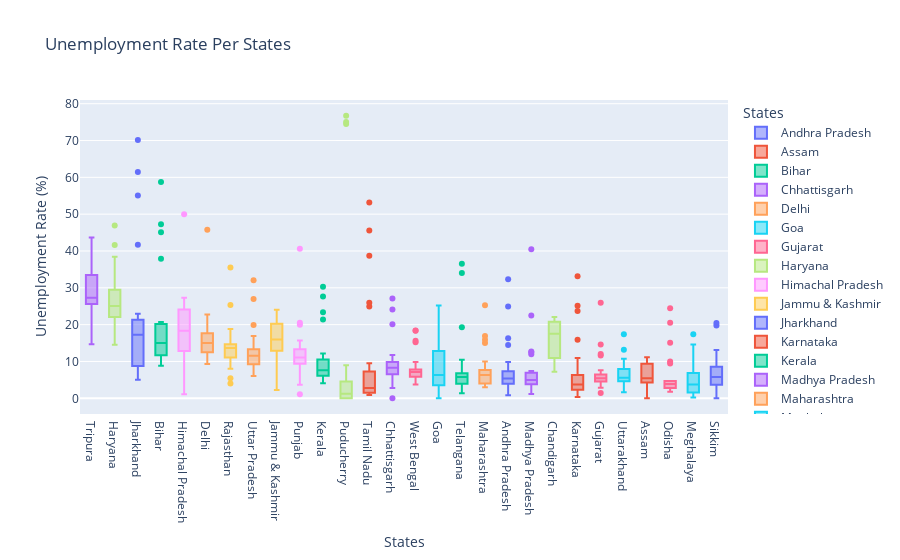

Notebook code for this chart:
### Code cell
#BOX PLOT 
fig = px.box(df, x='Region', y=' Estimated Unemployment Rate (%)', color='Region',
             labels={'Region' : 'States', ' Estimated Unemployment Rate (%)' : 'Unemployment Rate (%)'},
             title='Unemployment Rate Per States', template='plotly')

fig.update_layout(xaxis={'categoryorder': 'total descending'})
fig.show()

### Figure 1 — Plotly figure (JSON) as saved in the notebook; plotly's stock layout.template omitted (floating-point values rounded to 4 significant figures)
{"data": [{"alignmentgroup": "True", "hovertemplate": "States=%{x}<br>Unemployment Rate (%)=%{y}<extra></extra>", "legendgroup": "Andhra Pradesh", "marker": {"color": "#636efa"}, "name": "Andhra Pradesh", "notched": false, "offsetgroup": "Andhra Pradesh", "orientation": "v", "showlegend": true, "type": "box", "x": ["Andhra Pradesh", "Andhra Pradesh", "Andhra Pradesh", "Andhra Pradesh", "Andhra Pradesh", "Andhra Pradesh", "Andhra Pradesh", "Andhra Pradesh", "Andhra Pradesh", "Andhra Pradesh", "Andhra Pradesh", "Andhra Pradesh", "Andhra Pradesh", "Andhra Pradesh", "Andhra Pradesh", "Andhra Pradesh", "Andhra Pradesh", "Andhra Pradesh", "Andhra Pradesh", "Andhra Pradesh", "Andhra Pradesh", "Andhra Pradesh", "Andhra Pradesh", "Andhra Pradesh", "Andhra Pradesh", "Andhra Pradesh", "Andhra Pradesh", "Andhra Pradesh"], "x0": " ", "xaxis": "x", "y": [3.65, 3.05, 3.75, 3.32, 5.17, 3.52, 4.12, 4.38, 4.84, 5.91, 4.06, 16.29, 14.46, 0.85, 6.09, 3.8, 5.64, 4.61, 6.01, 4.7, 7.54, 7.88, 7.11, 5.66, 9.88, 32.3, 24.91, 5.86], "y0": " ", "yaxis": "y"}, {"alignmentgroup": "True", "hovertemplate": "States=%{x}<br>Unemployment Rate (%)=%{y}<extra></extra>", "legendgroup": "Assam", "marker": {"color": "#EF553B"}, "name": "Assam", "notched": false, "offsetgroup": "Assam", "orientation": "v", "showlegend": true, "type": "box", "x": ["Assam", "Assam", "Assam", "Assam", "Assam", "Assam", "Assam", "Assam", "Assam", "Assam", "Assam", "Assam", "Assam", "Assam", "Assam", "Assam", "Assam", "Assam", "Assam", "Assam", "Assam", "Assam", "Assam", "Assam", "Assam", "Assam"], "x0": " ", "xaxis": "x", "y": [4.29, 5.08, 4.26, 5.79, 4.46, 4.65, 4.66, 4.29, 3.26, 3.77, 9.38, 0, 7.87, 9.89, 3.21, 10.39, 9.26, 11.17, 6.31, 5.02, 7.24, 9.98, 10.34, 8.37, 10.77, 3.42], "y0": " ", "yaxis": "y"}, {"alignmentgroup": "True", "hovertemplate": "States=%{x}<br>Unemployment Rate (%)=%{y}<extra></extra>", "legendgroup": "Bihar", "marker": {"color": "#00cc96"}, "name": "Bihar", "notched": false, "offsetgroup": "Bihar", "orientation": "v", "showlegend": true, "type": "box", "x": ["Bihar", "Bihar", "Bihar", "Bihar", "Bihar", "Bihar", "Bihar", "Bihar", "Bihar", "Bihar", "Bihar", "Bihar", "Bihar", "Bihar", "Bihar", "Bihar", "Bihar", "Bihar", "Bihar", "Bihar", "Bihar", "Bihar", "Bihar", "Bihar", "Bihar", "Bihar", "Bihar", "Bihar"], "x0": " ", "xaxis": "x", "y": [9.27, 10.2, 13.44, 11, 8.87, 12.47, 12.4, 10.16, 9.13, 9.61, 15.39, 45.09, 47.26, 20.49, 19.9, 13.29, 16.41, 17.66, 20.46, 14.06, 17.62, 14.91, 20.69, 15.11, 15.73, 58.77, 37.87, 12.45], "y0": " ", "yaxis": "y"}, {"alignmentgroup": "True", "hovertemplate": "States=%{x}<br>Unemployment Rate (%)=%{y}<extra></extra>", "legendgroup": "Chhattisgarh", "marker": {"color": "#ab63fa"}, "name": "Chhattisgarh", "notched": false, "offsetgroup": "Chhattisgarh", "orientation": "v", "showlegend": true, "type": "box", "x": ["Chhattisgarh", "Chhattisgarh", "Chhattisgarh", "Chhattisgarh", "Chhattisgarh", "Chhattisgarh", "Chhattisgarh", "Chhattisgarh", "Chhattisgarh", "Chhattisgarh", "Chhattisgarh", "Chhattisgarh", "Chhattisgarh", "Chhattisgarh", "Chhattisgarh", "Chhattisgarh", "Chhattisgarh", "Chhattisgarh", "Chhattisgarh", "Chhattisgarh", "Chhattisgarh", "Chhattisgarh", "Chhattisgarh", "Chhattisgarh", "Chhattisgarh", "Chhattisgarh", "Chhattisgarh", "Chhattisgarh"], "x0": " ", "xaxis": "x", "y": [9.82, 6.76, 4.54, 4.64, 8.33, 6.96, 2.77, 6.11, 9.89, 7.89, 7.31, 0, 7.64, 10.14, 9.77, 11.77, 8.17, 6.29, 9.46, 10.27, 8.32, 3.57, 9.01, 9.79, 8.21, 20.13, 24.1, 27.07], "y0": " ", "yaxis": "y"}, {"alignmentgroup": "True", "hovertemplate": "States=%{x}<br>Unemployment Rate (%)=%{y}<extra></extra>", "legendgroup": "Delhi", "marker": {"color": "#FFA15A"}, "name": "Delhi", "notched": false, "offsetgroup": "Delhi", "orientation": "v", "showlegend": true, "type": "box", "x": ["Delhi", "Delhi", "Delhi", "Delhi", "Delhi", "Delhi", "Delhi", "Delhi", "Delhi", "Delhi", "Delhi", "Delhi", "Delhi", "Delhi", "Delhi", "Delhi", "Delhi", "Delhi", "Delhi", "Delhi", "Delhi", "Delhi", "Delhi", "Delhi", "Delhi", "Delhi", "Delhi", "Delhi"], "x0": " ", "xaxis": "x", "y": [12.56, 9.33, 11.07, 17.18, 12.5, 15.84, 11.11, 16.97, 13.48, 13.81, 15.18, 20.69, 22.76, 21.14, 12.31, 12.76, 14.68, 13.52, 20.59, 12.41, 16.11, 11.07, 22.45, 14.86, 17.09, 16.51, 45.78, 18.11], "y0": " ", "yaxis": "y"}, {"alignmentgroup": "True", "hovertemplate": "States=%{x}<br>Unemployment Rate (%)=%{y}<extra></extra>", "legendgroup": "Goa", "marker": {"color": "#19d3f3"}, "name": "Goa", "notched": false, "offsetgroup": "Goa", "orientation": "v", "showlegend": true, "type": "box", "x": ["Goa", "Goa", "Goa", "Goa", "Goa", "Goa", "Goa", "Goa", "Goa", "Goa", "Goa", "Goa", "Goa", "Goa", "Goa", "Goa", "Goa", "Goa", "Goa", "Goa", "Goa", "Goa", "Goa", "Goa"], "x0": " ", "xaxis": "x", "y": [2.91, 5.45, 10.98, 1.98, 3.61, 7.21, 23.71, 3.54, 5.38, 0, 15.91, 20, 2.75, 13.33, 12.28, 4.9, 3.16, 12.31, 25.2, 16.22, 10.92, 4.31, 4.76, 11.76], "y0": " ", "yaxis": "y"}, {"alignmentgroup": "True", "hovertemplate": "States=%{x}<br>Unemployment Rate (%)=%{y}<extra></extra>", "legendgroup": "Gujarat", "marker": {"color": "#FF6692"}, "name": "Gujarat", "notched": false, "offsetgroup": "Gujarat", "orientation": "v", "showlegend": true, "type": "box", "x": ["Gujarat", "Gujarat", "Gujarat", "Gujarat", "Gujarat", "Gujarat", "Gujarat", "Gujarat", "Gujarat", "Gujarat", "Gujarat", "Gujarat", "Gujarat", "Gujarat", "Gujarat", "Gujarat", "Gujarat", "Gujarat", "Gujarat", "Gujarat", "Gujarat", "Gujarat", "Gujarat", "Gujarat", "Gujarat", "Gujarat", "Gujarat", "Gujarat"], "x0": " ", "xaxis": "x", "y": [2.88, 4.77, 4.58, 3.7, 6.29, 4.91, 4.68, 3.46, 5.35, 6.64, 7.59, 12, 14.58, 1.41, 4.09, 6.31, 5.15, 4.2, 5.96, 5.45, 7.53, 5.71, 5.82, 6.04, 5.39, 25.94, 11.62, 4.54], "y0": " ", "yaxis": "y"}, {"alignmentgroup": "True", "hovertemplate": "States=%{x}<br>Unemployment Rate (%)=%{y}<extra></extra>", "legendgroup": "Haryana", "marker": {"color": "#B6E880"}, "name": "Haryana", "notched": false, "offsetgroup": "Haryana", "orientation": "v", "showlegend": true, "type": "box", "x": ["Haryana", "Haryana", "Haryana", "Haryana", "Haryana", "Haryana", "Haryana", "Haryana", "Haryana", "Haryana", "Haryana", "Haryana", "Haryana", "Haryana", "Haryana", "Haryana", "Haryana", "Haryana", "Haryana", "Haryana", "Haryana", "Haryana", "Haryana", "Haryana", "Haryana", "Haryana", "Haryana", "Haryana"], "x0": " ", "xaxis": "x", "y": [14.54, 23.08, 16.22, 30.94, 16.36, 24.17, 16.59, 29.56, 16.21, 27.19, 23.92, 41.61, 34.22, 35.57, 24.67, 20.42, 25.45, 24.19, 26.84, 21.04, 27.06, 23.65, 27.24, 23.29, 27.14, 46.89, 38.46, 29.41], "y0": " ", "yaxis": "y"}, {"alignmentgroup": "True", "hovertemplate": "States=%{x}<br>Unemployment Rate (%)=%{y}<extra></extra>", "legendgroup": "Himachal Pradesh", "marker": {"color": "#FF97FF"}, "name": "Himachal Pradesh", "notched": false, "offsetgroup": "Himachal Pradesh", "orientation": "v", "showlegend": true, "type": "box", "x": ["Himachal Pradesh", "Himachal Pradesh", "Himachal Pradesh", "Himachal Pradesh", "Himachal Pradesh", "Himachal Pradesh", "Himachal Pradesh", "Himachal Pradesh", "Himachal Pradesh", "Himachal Pradesh", "Himachal Pradesh", "Himachal Pradesh", "Himachal Pradesh", "Himachal Pradesh", "Himachal Pradesh", "Himachal Pradesh", "Himachal Pradesh", "Himachal Pradesh", "Himachal Pradesh", "Himachal Pradesh", "Himachal Pradesh", "Himachal Pradesh", "Himachal Pradesh", "Himachal Pradesh", "Himachal Pradesh", "Himachal Pradesh", "Himachal Pradesh", "Himachal Pradesh"], "x0": " ", "xaxis": "x", "y": [13.68, 11.43, 20.59, 18.56, 15.98, 15.81, 22.86, 19.46, 16.67, 15.42, 17.71, 2.13, 25.64, 1.12, 10.88, 21.43, 21.51, 24.48, 12, 23.77, 27.27, 25.32, 18.15, 27.31, 26.44, 2.7, 50, 10.81], "y0": " ", "yaxis": "y"}, {"alignmentgroup": "True", "hovertemplate": "States=%{x}<br>Unemployment Rate (%)=%{y}<extra></extra>", "legendgroup": "Jammu & Kashmir", "marker": {"color": "#FECB52"}, "name": "Jammu & Kashmir", "notched": false, "offsetgroup": "Jammu & Kashmir", "orientation": "v", "showlegend": true, "type": "box", "x": ["Jammu & Kashmir", "Jammu & Kashmir", "Jammu & Kashmir", "Jammu & Kashmir", "Jammu & Kashmir", "Jammu & Kashmir", "Jammu & Kashmir", "Jammu & Kashmir", "Jammu & Kashmir", "Jammu & Kashmir", "Jammu & Kashmir", "Jammu & Kashmir", "Jammu & Kashmir", "Jammu & Kashmir", "Jammu & Kashmir", "Jammu & Kashmir", "Jammu & Kashmir", "Jammu & Kashmir", "Jammu & Kashmir", "Jammu & Kashmir", "Jammu & Kashmir"], "x0": " ", "xaxis": "x", "y": [12.78, 12.09, 13.67, 11.32, 19.27, 14.73, 22.19, 21.23, 16, 2.22, 18.97, 23.04, 19.88, 21.55, 24.06, 14.29, 7.02, 18.54, 19.86, 14.29, 12.96], "y0": " ", "yaxis": "y"}, {"alignmentgroup": "True", "hovertemplate": "States=%{x}<br>Unemployment Rate (%)=%{y}<extra></extra>", "legendgroup": "Jharkhand", "marker": {"color": "#636efa"}, "name": "Jharkhand", "notched": false, "offsetgroup": "Jharkhand", "orientation": "v", "showlegend": true, "type": "box", "x": ["Jharkhand", "Jharkhand", "Jharkhand", "Jharkhand", "Jharkhand", "Jharkhand", "Jharkhand", "Jharkhand", "Jharkhand", "Jharkhand", "Jharkhand", "Jharkhand", "Jharkhand", "Jharkhand", "Jharkhand", "Jharkhand", "Jharkhand", "Jharkhand", "Jharkhand", "Jharkhand", "Jharkhand", "Jharkhand", "Jharkhand", "Jharkhand", "Jharkhand", "Jharkhand", "Jharkhand", "Jharkhand"], "x0": " ", "xaxis": "x", "y": [7.11, 8.46, 9.98, 12.06, 7.12, 6.57, 8.07, 15.15, 6.16, 9.06, 5.01, 41.72, 55.1, 21.53, 17.23, 20.51, 15.67, 20.25, 21.16, 19.05, 17.34, 22.01, 22.96, 19.67, 16.4, 61.48, 70.17, 19.38], "y0": " ", "yaxis": "y"}, {"alignmentgroup": "True", "hovertemplate": "States=%{x}<br>Unemployment Rate (%)=%{y}<extra></extra>", "legendgroup": "Karnataka", "marker": {"color": "#EF553B"}, "name": "Karnataka", "notched": false, "offsetgroup": "Karnataka", "orientation": "v", "showlegend": true, "type": "box", "x": ["Karnataka", "Karnataka", "Karnataka", "Karnataka", "Karnataka", "Karnataka", "Karnataka", "Karnataka", "Karnataka", "Karnataka", "Karnataka", "Karnataka", "Karnataka", "Karnataka", "Karnataka", "Karnataka", "Karnataka", "Karnataka", "Karnataka", "Karnataka", "Karnataka", "Karnataka", "Karnataka", "Karnataka", "Karnataka", "Karnataka", "Karnataka", "Karnataka"], "x0": " ", "xaxis": "x", "y": [5.46, 5.98, 0.52, 0.37, 3.2, 7.13, 1.19, 0.41, 2.57, 4.11, 2.39, 33.17, 23.72, 10.92, 6.56, 5, 2.29, 1.27, 3.57, 3.87, 3.44, 1.56, 3.31, 2.88, 4.92, 25.12, 15.88, 6.12], "y0": " ", "yaxis": "y"}, {"alignmentgroup": "True", "hovertemplate": "States=%{x}<br>Unemployment Rate (%)=%{y}<extra></extra>", "legendgroup": "Kerala", "marker": {"color": "#00cc96"}, "name": "Kerala", "notched": false, "offsetgroup": "Kerala", "orientation": "v", "showlegend": true, "type": "box", "x": ["Kerala", "Kerala", "Kerala", "Kerala", "Kerala", "Kerala", "Kerala", "Kerala", "Kerala", "Kerala", "Kerala", "Kerala", "Kerala", "Kerala", "Kerala", "Kerala", "Kerala", "Kerala", "Kerala", "Kerala", "Kerala", "Kerala", "Kerala", "Kerala", "Kerala", "Kerala", "Kerala", "Kerala"], "x0": " ", "xaxis": "x", "y": [6.63, 9, 4.95, 10.32, 5.35, 9.14, 5, 10.77, 4.11, 8.91, 8.85, 10.71, 23.38, 27.66, 6.11, 6.67, 7.58, 7.69, 5.52, 5.35, 6.71, 7.31, 6.65, 6.08, 9.14, 21.43, 30.28, 12.17], "y0": " ", "yaxis": "y"}, {"alignmentgroup": "True", "hovertemplate": "States=%{x}<br>Unemployment Rate (%)=%{y}<extra></extra>", "legendgroup": "Madhya Pradesh", "marker": {"color": "#ab63fa"}, "name": "Madhya Pradesh", "notched": false, "offsetgroup": "Madhya Pradesh", "orientation": "v", "showlegend": true, "type": "box", "x": ["Madhya Pradesh", "Madhya Pradesh", "Madhya Pradesh", "Madhya Pradesh", "Madhya Pradesh", "Madhya Pradesh", "Madhya Pradesh", "Madhya Pradesh", "Madhya Pradesh", "Madhya Pradesh", "Madhya Pradesh", "Madhya Pradesh", "Madhya Pradesh", "Madhya Pradesh", "Madhya Pradesh", "Madhya Pradesh", "Madhya Pradesh", "Madhya Pradesh", "Madhya Pradesh", "Madhya Pradesh", "Madhya Pradesh", "Madhya Pradesh", "Madhya Pradesh", "Madhya Pradesh", "Madhya Pradesh", "Madhya Pradesh", "Madhya Pradesh", "Madhya Pradesh"], "x0": " ", "xaxis": "x", "y": [3.63, 4.25, 3.92, 4.94, 3.08, 2.98, 2.72, 2.94, 3.66, 4.42, 1.19, 12.5, 22.46, 6.46, 3.91, 6.38, 7.38, 6.82, 7, 4.4, 6.06, 6.2, 5.17, 4.96, 4.8, 11.94, 40.49, 12.72], "y0": " ", "yaxis": "y"}, {"alignmentgroup": "True", "hovertemplate": "States=%{x}<br>Unemployment Rate (%)=%{y}<extra></extra>", "legendgroup": "Maharashtra", "marker": {"color": "#FFA15A"}, "name": "Maharashtra", "notched": false, "offsetgroup": "Maharashtra", "orientation": "v", "showlegend": true, "type": "box", "x": ["Maharashtra", "Maharashtra", "Maharashtra", "Maharashtra", "Maharashtra", "Maharashtra", "Maharashtra", "Maharashtra", "Maharashtra", "Maharashtra", "Maharashtra", "Maharashtra", "Maharashtra", "Maharashtra", "Maharashtra", "Maharashtra", "Maharashtra", "Maharashtra", "Maharashtra", "Maharashtra", "Maharashtra", "Maharashtra", "Maharashtra", "Maharashtra", "Maharashtra", "Maharashtra", "Maharashtra", "Maharashtra"], "x0": " ", "xaxis": "x", "y": [3.67, 4.34, 3.66, 3.76, 4.4, 3.81, 3.68, 3.03, 3.8, 4.24, 5.38, 25.28, 16.89, 9.4, 6.08, 6.46, 6.35, 7.57, 7.6, 7.51, 7.6, 7.83, 6.67, 5.34, 6.34, 14.99, 15.92, 10.01], "y0": " ", "yaxis": "y"}, {"alignmentgroup": "True", "hovertemplate": "States=%{x}<br>Unemployment Rate (%)=%{y}<extra></extra>", "legendgroup": "Meghalaya", "marker": {"color": "#19d3f3"}, "name": "Meghalaya", "notched": false, "offsetgroup": "Meghalaya", "orientation": "v", "showlegend": true, "type": "box", "x": ["Meghalaya", "Meghalaya", "Meghalaya", "Meghalaya", "Meghalaya", "Meghalaya", "Meghalaya", "Meghalaya", "Meghalaya", "Meghalaya", "Meghalaya", "Meghalaya", "Meghalaya", "Meghalaya", "Meghalaya", "Meghalaya", "Meghalaya", "Meghalaya", "Meghalaya", "Meghalaya", "Meghalaya", "Meghalaya", "Meghalaya", "Meghalaya", "Meghalaya", "Meghalaya", "Meghalaya"], "x0": " ", "xaxis": "x", "y": [3.16, 4.23, 1.03, 0.52, 0.24, 3.7, 1.5, 1.8, 0.97, 2.76, 1.28, 8.38, 3.73, 1.35, 8.4, 8.66, 4.43, 5.8, 5.3, 7.2, 3.02, 5.21, 4.76, 7.37, 2.8, 17.39, 14.58], "y0": " ", "yaxis": "y"}, {"alignmentgroup": "True", "hovertemplate": "States=%{x}<br>Unemployment Rate (%)=%{y}<extra></extra>", "legendgroup": "Odisha", "marker": {"color": "#FF6692"}, "name": "Odisha", "notched": false, "offsetgroup": "Odisha", "orientation": "v", "showlegend": true, "type": "box", "x": ["Odisha", "Odisha", "Odisha", "Odisha", "Odisha", "Odisha", "Odisha", "Odisha", "Odisha", "Odisha", "Odisha", "Odisha", "Odisha", "Odisha", "Odisha", "Odisha", "Odisha", "Odisha", "Odisha", "Odisha", "Odisha", "Odisha", "Odisha", "Odisha", "Odisha", "Odisha", "Odisha", "Odisha"], "x0": " ", "xaxis": "x", "y": [4.17, 4.71, 3.31, 3.68, 4.31, 4.28, 4.72, 4.67, 1.81, 3.31, 15.09, 24.48, 9.45, 4.59, 2.95, 2.63, 1.78, 3.5, 3.78, 4.5, 2.23, 3.36, 2.28, 2.19, 3.96, 20.5, 10, 2.18], "y0": " ", "yaxis": "y"}, {"alignmentgroup": "True", "hovertemplate": "States=%{x}<br>Unemployment Rate (%)=%{y}<extra></extra>", "legendgroup": "Puducherry", "marker": {"color": "#B6E880"}, "name": "Puducherry", "notched": false, "offsetgroup": "Puducherry", "orientation": "v", "showlegend": true, "type": "box", "x": ["Puducherry", "Puducherry", "Puducherry", "Puducherry", "Puducherry", "Puducherry", "Puducherry", "Puducherry", "Puducherry", "Puducherry", "Puducherry", "Puducherry", "Puducherry", "Puducherry", "Puducherry", "Puducherry", "Puducherry", "Puducherry", "Puducherry", "Puducherry", "Puducherry", "Puducherry", "Puducherry", "Puducherry", "Puducherry", "Puducherry"], "x0": " ", "xaxis": "x", "y": [0, 0, 0, 4.85, 0, 1.18, 0, 1.99, 0.58, 1.74, 2.31, 74.51, 1.25, 0, 0, 8.95, 1.22, 1.17, 1.37, 5.21, 0.57, 1.78, 0.62, 76.74, 75, 4.55], "y0": " ", "yaxis": "y"}, {"alignmentgroup": "True", "hovertemplate": "States=%{x}<br>Unemployment Rate (%)=%{y}<extra></extra>", "legendgroup": "Punjab", "marker": {"color": "#FF97FF"}, "name": "Punjab", "notched": false, "offsetgroup": "Punjab", "orientation": "v", "showlegend": true, "type": "box", "x": ["Punjab", "Punjab", "Punjab", "Punjab", "Punjab", "Punjab", "Punjab", "Punjab", "Punjab", "Punjab", "Punjab", "Punjab", "Punjab", "Punjab", "Punjab", "Punjab", "Punjab", "Punjab", "Punjab", "Punjab", "Punjab", "Punjab", "Punjab", "Punjab", "Punjab", "Punjab", "Punjab", "Punjab"], "x0": " ", "xaxis": "x", "y": [9.17, 12.21, 9.64, 6.69, 8.59, 12.56, 7.07, 6.13, 9.69, 10.41, 10.51, 3.69, 40.59, 20, 13.49, 13.17, 11.61, 11.99, 15.69, 13.75, 10.39, 11.97, 13.68, 11.99, 9.97, 1.13, 20.54, 10.55], "y0": " ", "yaxis": "y"}, {"alignmentgroup": "True", "hovertemplate": "States=%{x}<br>Unemployment Rate (%)=%{y}<extra></extra>", "legendgroup": "Rajasthan", "marker": {"color": "#FECB52"}, "name": "Rajasthan", "notched": false, "offsetgroup": "Rajasthan", "orientation": "v", "showlegend": true, "type": "box", "x": ["Rajasthan", "Rajasthan", "Rajasthan", "Rajasthan", "Rajasthan", "Rajasthan", "Rajasthan", "Rajasthan", "Rajasthan", "Rajasthan", "Rajasthan", "Rajasthan", "Rajasthan", "Rajasthan", "Rajasthan", "Rajasthan", "Rajasthan", "Rajasthan", "Rajasthan", "Rajasthan", "Rajasthan", "Rajasthan", "Rajasthan", "Rajasthan", "Rajasthan", "Rajasthan", "Rajasthan", "Rajasthan"], "x0": " ", "xaxis": "x", "y": [4.03, 13.7, 9.7, 12.5, 5.45, 14.66, 10.47, 13.96, 8, 14.48, 9.47, 12.25, 10.45, 13.86, 13.62, 14.36, 11.67, 14.71, 12.63, 13.02, 14.3, 18.04, 18.82, 17.02, 18.54, 35.53, 25.35, 13.04], "y0": " ", "yaxis": "y"}, {"alignmentgroup": "True", "hovertemplate": "States=%{x}<br>Unemployment Rate (%)=%{y}<extra></extra>", "legendgroup": "Sikkim", "marker": {"color": "#636efa"}, "name": "Sikkim", "notched": false, "offsetgroup": "Sikkim", "orientation": "v", "showlegend": true, "type": "box", "x": ["Sikkim", "Sikkim", "Sikkim", "Sikkim", "Sikkim", "Sikkim", "Sikkim", "Sikkim", "Sikkim", "Sikkim", "Sikkim", "Sikkim", "Sikkim", "Sikkim", "Sikkim", "Sikkim", "Sikkim"], "x0": " ", "xaxis": "x", "y": [5.48, 13.11, 1, 0, 5.81, 8.2, 7.76, 2.56, 4.82, 4.81, 9.68, 4.04, 7.37, 20.45, 5.77, 19.75, 2.63], "y0": " ", "yaxis": "y"}, {"alignmentgroup": "True", "hovertemplate": "States=%{x}<br>Unemployment Rate (%)=%{y}<extra></extra>", "legendgroup": "Tamil Nadu", "marker": {"color": "#EF553B"}, "name": "Tamil Nadu", "notched": false, "offsetgroup": "Tamil Nadu", "orientation": "v", "showlegend": true, "type": "box", "x": ["Tamil Nadu", "Tamil Nadu", "Tamil Nadu", "Tamil Nadu", "Tamil Nadu", "Tamil Nadu", "Tamil Nadu", "Tamil Nadu", "Tamil Nadu", "Tamil Nadu", "Tamil Nadu", "Tamil Nadu", "Tamil Nadu", "Tamil Nadu", "Tamil Nadu", "Tamil Nadu", "Tamil Nadu", "Tamil Nadu", "Tamil Nadu", "Tamil Nadu", "Tamil Nadu", "Tamil Nadu", "Tamil Nadu", "Tamil Nadu", "Tamil Nadu", "Tamil Nadu", "Tamil Nadu", "Tamil Nadu"], "x0": " ", "xaxis": "x", "y": [0.97, 0.92, 6.01, 2.91, 1.71, 1.46, 2.46, 3.73, 1.18, 1.17, 6.36, 53.19, 38.73, 2.06, 0.89, 1.56, 3.18, 9.53, 1.86, 1.13, 2.65, 8.05, 2.05, 3.31, 6.46, 45.55, 25.95, 24.93], "y0": " ", "yaxis": "y"}, {"alignmentgroup": "True", "hovertemplate": "States=%{x}<br>Unemployment Rate (%)=%{y}<extra></extra>", "legendgroup": "Telangana", "marker": {"color": "#00cc96"}, "name": "Telangana", "notched": false, "offsetgroup": "Telangana", "orientation": "v", "showlegend": true, "type": "box", "x": ["Telangana", "Telangana", "Telangana", "Telangana", "Telangana", "Telangana", "Telangana", "Telangana", "Telangana", "Telangana", "Telangana", "Telangana", "Telangana", "Telangana", "Telangana", "Telangana", "Telangana", "Telangana", "Telangana", "Telangana", "Telangana", "Telangana", "Telangana", "Telangana", "Telangana", "Telangana", "Telangana", "Telangana"], "x0": " ", "xaxis": "x", "y": [2.23, 5.92, 2.45, 1.4, 5.49, 7.29, 6.47, 1.35, 5.02, 9.02, 5.63, 4.51, 34.01, 19.3, 1.52, 1.43, 3.73, 4.19, 6.19, 6.74, 5.23, 4.22, 6.49, 6.74, 6.1, 10.5, 36.57, 6.92], "y0": " ", "yaxis": "y"}, {"alignmentgroup": "True", "hovertemplate": "States=%{x}<br>Unemployment Rate (%)=%{y}<extra></extra>", "legendgroup": "Tripura", "marker": {"color": "#ab63fa"}, "name": "Tripura", "notched": false, "offsetgroup": "Tripura", "orientation": "v", "showlegend": true, "type": "box", "x": ["Tripura", "Tripura", "Tripura", "Tripura", "Tripura", "Tripura", "Tripura", "Tripura", "Tripura", "Tripura", "Tripura", "Tripura", "Tripura", "Tripura", "Tripura", "Tripura", "Tripura", "Tripura", "Tripura", "Tripura", "Tripura", "Tripura", "Tripura", "Tripura", "Tripura", "Tripura", "Tripura", "Tripura"], "x0": " ", "xaxis": "x", "y": [29.25, 26.64, 22.47, 25.49, 30.23, 27.54, 25.25, 26.53, 31.91, 26.22, 31.61, 43.64, 14.71, 18.84, 34.69, 25.59, 25.81, 33.45, 33.57, 26.67, 27.15, 33.48, 34.37, 33.88, 25.69, 34.88, 16.78, 27.47], "y0": " ", "yaxis": "y"}, {"alignmentgroup": "True", "hovertemplate": "States=%{x}<br>Unemployment Rate (%)=%{y}<extra></extra>", "legendgroup": "Uttar Pradesh", "marker": {"color": "#FFA15A"}, "name": "Uttar Pradesh", "notched": false, "offsetgroup": "Uttar Pradesh", "orientation": "v", "showlegend": true, "type": "box", "x": ["Uttar Pradesh", "Uttar Pradesh", "Uttar Pradesh", "Uttar Pradesh", "Uttar Pradesh", "Uttar Pradesh", "Uttar Pradesh", "Uttar Pradesh", "Uttar Pradesh", "Uttar Pradesh", "Uttar Pradesh", "Uttar Pradesh", "Uttar Pradesh", "Uttar Pradesh", "Uttar Pradesh", "Uttar Pradesh", "Uttar Pradesh", "Uttar Pradesh", "Uttar Pradesh", "Uttar Pradesh", "Uttar Pradesh", "Uttar Pradesh", "Uttar Pradesh", "Uttar Pradesh", "Uttar Pradesh", "Uttar Pradesh", "Uttar Pradesh", "Uttar Pradesh"], "x0": " ", "xaxis": "x", "y": [10.26, 11.13, 9.19, 11.47, 6.45, 10.18, 6.94, 8.43, 6.06, 8.12, 9.37, 19.92, 16.89, 8.51, 14.4, 11.62, 11.8, 14.73, 13.58, 10.35, 11.31, 12.37, 12.34, 11.65, 12.32, 26.94, 32.06, 13.05], "y0": " ", "yaxis": "y"}, {"alignmentgroup": "True", "hovertemplate": "States=%{x}<br>Unemployment Rate (%)=%{y}<extra></extra>", "legendgroup": "Uttarakhand", "marker": {"color": "#19d3f3"}, "name": "Uttarakhand", "notched": false, "offsetgroup": "Uttarakhand", "orientation": "v", "showlegend": true, "type": "box", "x": ["Uttarakhand", "Uttarakhand", "Uttarakhand", "Uttarakhand", "Uttarakhand", "Uttarakhand", "Uttarakhand", "Uttarakhand", "Uttarakhand", "Uttarakhand", "Uttarakhand", "Uttarakhand", "Uttarakhand", "Uttarakhand", "Uttarakhand", "Uttarakhand", "Uttarakhand", "Uttarakhand", "Uttarakhand", "Uttarakhand", "Uttarakhand", "Uttarakhand", "Uttarakhand", "Uttarakhand", "Uttarakhand", "Uttarakhand", "Uttarakhand"], "x0": " ", "xaxis": "x", "y": [1.63, 4.65, 5.74, 6.11, 3.47, 4.83, 5.56, 4.52, 4.17, 4.85, 3.66, 3.57, 10.71, 9.17, 4.69, 6.94, 7.43, 9.62, 4.72, 6.34, 7.39, 8.92, 5.28, 8.15, 13.18, 17.36, 5.08], "y0": " ", "yaxis": "y"}, {"alignmentgroup": "True", "hovertemplate": "States=%{x}<br>Unemployment Rate (%)=%{y}<extra></extra>", "legendgroup": "West Bengal", "marker": {"color": "#FF6692"}, "name": "West Bengal", "notched": false, "offsetgroup": "West Bengal", "orientation": "v", "showlegend": true, "type": "box", "x": ["West Bengal", "West Bengal", "West Bengal", "West Bengal", "West Bengal", "West Bengal", "West Bengal", "West Bengal", "West Bengal", "West Bengal", "West Bengal", "West Bengal", "West Bengal", "West Bengal", "West Bengal", "West Bengal", "West Bengal", "West Bengal", "West Bengal", "West Bengal", "West Bengal", "West Bengal", "West Bengal", "West Bengal", "West Bengal", "West Bengal", "West Bengal", "West Bengal"], "x0": " ", "xaxis": "x", "y": [6.02, 5.85, 5.62, 5.58, 5.26, 6.78, 5.83, 5.79, 6.79, 3.78, 7.02, 18.32, 18.43, 4.94, 7.25, 7.38, 7.91, 7.27, 7.79, 7.83, 6.61, 7.24, 7.27, 7.55, 6.67, 15.63, 15.22, 9.86], "y0": " ", "yaxis": "y"}, {"alignmentgroup": "True", "hovertemplate": "States=%{x}<br>Unemployment Rate (%)=%{y}<extra></extra>", "legendgroup": "Chandigarh", "marker": {"color": "#B6E880"}, "name": "Chandigarh", "notched": false, "offsetgroup": "Chandigarh", "orientation": "v", "showlegend": true, "type": "box", "x": ["Chandigarh", "Chandigarh", "Chandigarh", "Chandigarh", "Chandigarh", "Chandigarh", "Chandigarh", "Chandigarh", "Chandigarh", "Chandigarh", "Chandigarh", "Chandigarh"], "x0": " ", "xaxis": "x", "y": [18.35, 12.4, 21.8, 9.52, 20.14, 13.99, 22.05, 8.33, 20, 16.67, 21.43, 7.22], "y0": " ", "yaxis": "y"}], "layout": {"autosize": true, "boxmode": "overlay", "legend": {"title": {"text": "States"}, "tracegroupgap": 0}, "title": {"text": "Unemployment Rate Per States"}, "xaxis": {"anchor": "y", "autorange": true, "categoryarray": ["Andhra Pradesh", "Assam", "Bihar", "Chhattisgarh", "Delhi", "Goa", "Gujarat", "Haryana", "Himachal Pradesh", "Jammu & Kashmir", "Jharkhand", "Karnataka", "Kerala", "Madhya Pradesh", "Maharashtra", "Meghalaya", "Odisha", "Puducherry", "Punjab", "Rajasthan", "Sikkim", "Tamil Nadu", "Telangana", "Tripura", "Uttar Pradesh", "Uttarakhand", "West Bengal", "Chandigarh"], "categoryorder": "total descending", "domain": [0, 1], "range": [-0.5, 27.5], "title": {"text": "States"}, "type": "category"}, "yaxis": {"anchor": "x", "autorange": true, "domain": [0, 1], "range": [-4.263, 81.0], "title": {"text": "Unemployment Rate (%)"}, "type": "linear"}}}
